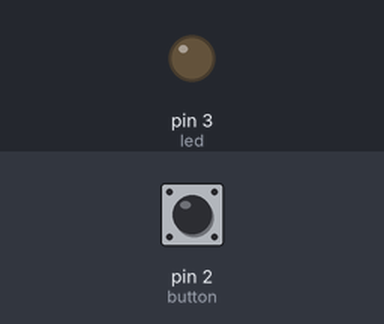
This sketch was run on a simulated Arduino Uno, built with avr-gcc and run on an emulated ATmega328P. Shown: output pins drawn as LEDs (lit = HIGH). Inputs (shaded band) come from the test bench; at power-on: pin 2 (button) LOW.

Above: at 1.2 s.
1.3 s: pin 2 (button) pulled HIGH for 0.15 s
At 1.37 s:
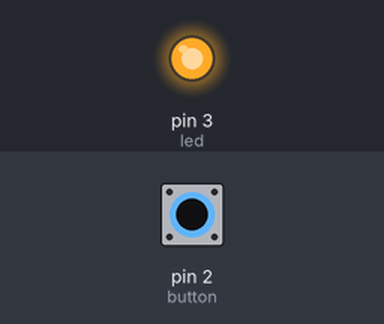
2.9 s: pin 2 (button) pulled HIGH for 3.2 s
At 6.5 s:
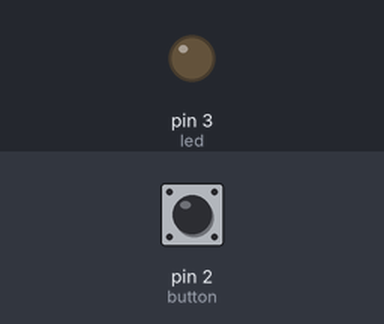
Timing chart, 0 to 8.0 s (numbered marks = the images above; inputs shaded):
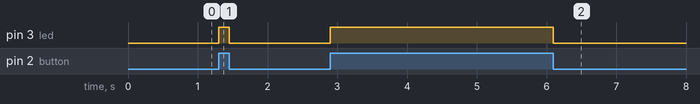

The sketch:

LedPushButton.ino
```cpp
const int button = 2;
const int led = 3;
int status = 0;

void setup()
{
  pinMode(led, OUTPUT);
  pinMode(button, INPUT);
}

void loop()
{

  status = digitalRead(button);

  if (status == HIGH)
  {
    digitalWrite(led, HIGH);
    Serial.println(status);
  }
  else
  {
    digitalWrite(led, LOW);
    Serial.println(status);
  }
}
```

Measured:
- after the input at 1.3 s, pin 3 (led): LOW → HIGH at once, → LOW 0.15 s later
- after the input at 2.9 s, pin 3 (led): LOW → HIGH at once, → LOW 3.2 s later
